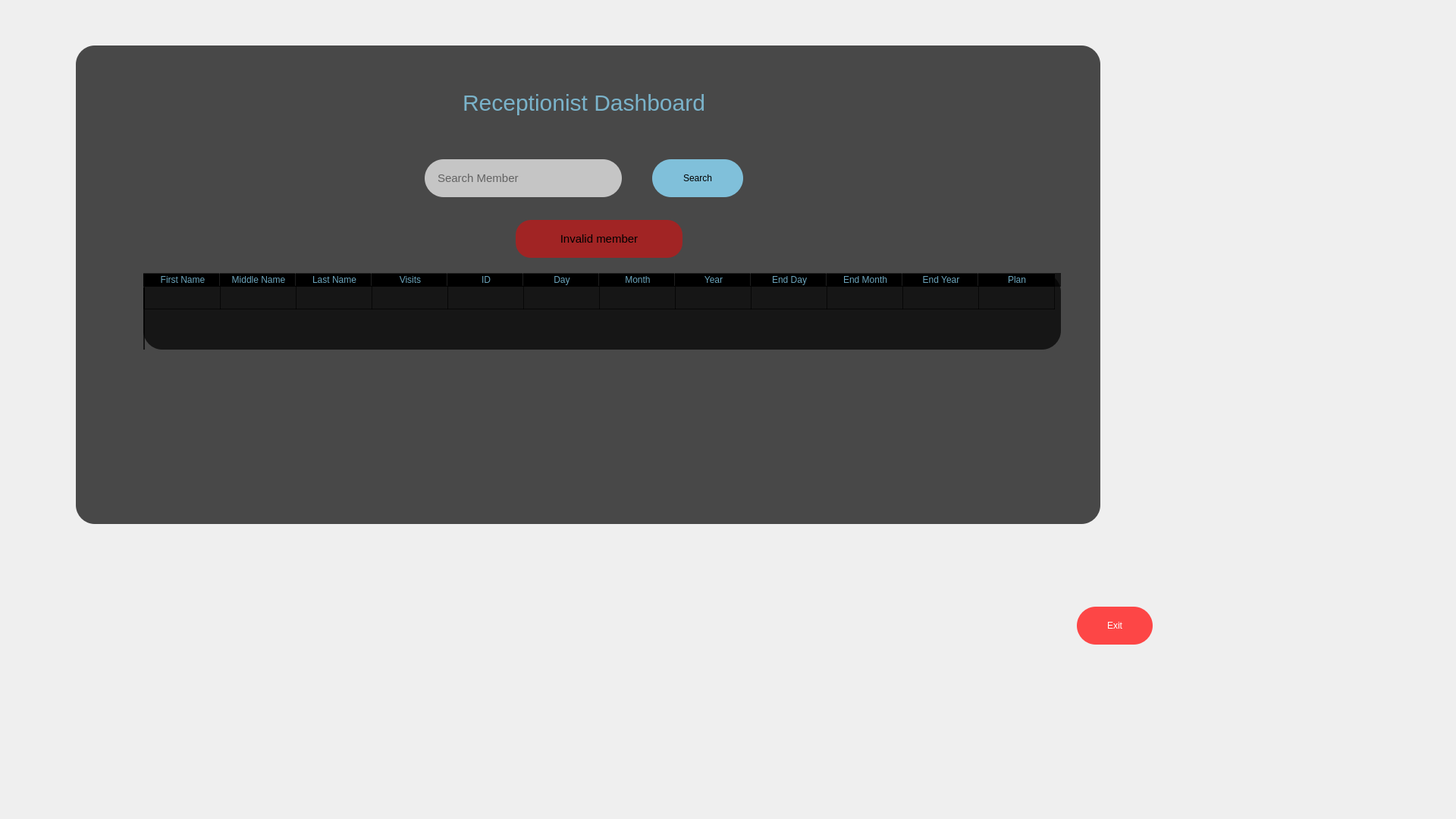
<?xml version="1.0" encoding="UTF-8"?>
<ui version="4.0">
 <class>ReceptionistPageClass</class>
 <widget class="QMainWindow" name="ReceptionistPageClass">
  <property name="geometry">
   <rect>
    <x>0</x>
    <y>0</y>
    <width>1920</width>
    <height>1080</height>
   </rect>
  </property>
  <property name="windowTitle">
   <string>ReceptionistPage</string>
  </property>
  <property name="styleSheet">
   <string notr="true">background-image: url(&quot;:/GymPadelSystem/Resources/Gym.png&quot;);</string>
  </property>
  <widget class="QWidget" name="centralWidget">
   <widget class="QPushButton" name="ExitButton">
    <property name="geometry">
     <rect>
      <x>1420</x>
      <y>800</y>
      <width>100</width>
      <height>50</height>
     </rect>
    </property>
    <property name="styleSheet">
     <string notr="true">
						QPushButton
						{
						background: none;
						background-color: rgba(255, 51, 51,0.9);
						color: white;
						border-radius: 25px;
						}
						QPushButton:hover
						{
						border: 2px solid rgba(255, 51, 51,0.9);
						background-color: rgba(250, 250, 250,0.8);
						color: rgb(255, 51, 51);
						}
					</string>
    </property>
    <property name="text">
     <string>Exit</string>
    </property>
   </widget>
   <widget class="QWidget" name="LWidget" native="true">
    <property name="geometry">
     <rect>
      <x>100</x>
      <y>60</y>
      <width>1351</width>
      <height>631</height>
     </rect>
    </property>
    <property name="styleSheet">
     <string notr="true">
						background: none;
						background-color: rgba(0,0,0,0.7);
						border-radius: 25px;
					</string>
    </property>
    <widget class="QLabel" name="label">
     <property name="geometry">
      <rect>
       <x>510</x>
       <y>40</y>
       <width>320</width>
       <height>70</height>
      </rect>
     </property>
     <property name="styleSheet">
      <string notr="true">
							background: none;
							font-size: 30px;
							color: rgba(135, 206, 235,0.8)
						</string>
     </property>
     <property name="text">
      <string>Receptionist Dashboard</string>
     </property>
     <property name="alignment">
      <set>Qt::AlignmentFlag::AlignCenter</set>
     </property>
    </widget>
    <widget class="QLineEdit" name="SMTextBox">
     <property name="geometry">
      <rect>
       <x>460</x>
       <y>150</y>
       <width>260</width>
       <height>50</height>
      </rect>
     </property>
     <property name="styleSheet">
      <string notr="true">
							background: none;
							background-color: rgba(250,250,250,0.7);
							padding-left: 15px;
							font-size: 15px;
							color: black;
							border-color:  rgba(135, 206, 235,0.8);
						</string>
     </property>
     <property name="text">
      <string/>
     </property>
     <property name="placeholderText">
      <string>Search Member</string>
     </property>
    </widget>
    <widget class="QPushButton" name="SearchButton">
     <property name="geometry">
      <rect>
       <x>760</x>
       <y>150</y>
       <width>120</width>
       <height>50</height>
      </rect>
     </property>
     <property name="styleSheet">
      <string notr="true">
							QPushButton
							{
							background: none;
							background-color: rgba(135, 206, 235,0.9);
							color: black;
							border-radius: 25px;
							}
							QPushButton:hover
							{
							border: 3px solid rgba(135, 206, 235,0.9);
							background-color: rgba(250, 250, 250,0.8);
							}
						</string>
     </property>
     <property name="text">
      <string>Search</string>
     </property>
    </widget>
    <widget class="QLabel" name="IMLabel">
     <property name="geometry">
      <rect>
       <x>580</x>
       <y>230</y>
       <width>220</width>
       <height>50</height>
      </rect>
     </property>
     <property name="styleSheet">
      <string notr="true">
							background: none;
							font-size: 15px;
							background-color: rgba(250, 0, 0, 0.5);
							border-radius: 20px;
						</string>
     </property>
     <property name="text">
      <string>Invalid member</string>
     </property>
     <property name="alignment">
      <set>Qt::AlignmentFlag::AlignCenter</set>
     </property>
    </widget>
    <widget class="QTableWidget" name="tableWidget">
     <property name="geometry">
      <rect>
       <x>89</x>
       <y>300</y>
       <width>1210</width>
       <height>101</height>
      </rect>
     </property>
     <property name="styleSheet">
      <string notr="true">
							background: none;
							background-color:rgba(0,0,0,0.7) ;
							color:rgba(135, 206, 235,0.8);


						</string>
     </property>
     <property name="rowCount">
      <number>1</number>
     </property>
     <property name="columnCount">
      <number>12</number>
     </property>
     <row>
      <property name="text">
       <string/>
      </property>
     </row>
     <column>
      <property name="text">
       <string>First Name</string>
      </property>
     </column>
     <column>
      <property name="text">
       <string>Middle Name</string>
      </property>
     </column>
     <column>
      <property name="text">
       <string>Last Name</string>
      </property>
     </column>
     <column>
      <property name="text">
       <string>Visits</string>
      </property>
     </column>
     <column>
      <property name="text">
       <string>ID</string>
      </property>
     </column>
     <column>
      <property name="text">
       <string>Day</string>
      </property>
     </column>
     <column>
      <property name="text">
       <string>Month</string>
      </property>
     </column>
     <column>
      <property name="text">
       <string>Year</string>
      </property>
     </column>
     <column>
      <property name="text">
       <string>End Day</string>
      </property>
     </column>
     <column>
      <property name="text">
       <string>End Month</string>
      </property>
     </column>
     <column>
      <property name="text">
       <string>End Year</string>
      </property>
     </column>
     <column>
      <property name="text">
       <string>Plan</string>
      </property>
     </column>
    </widget>
   </widget>
  </widget>
 </widget>
 <layoutdefault spacing="6" margin="11"/>
 <resources/>
 <connections/>
</ui>
